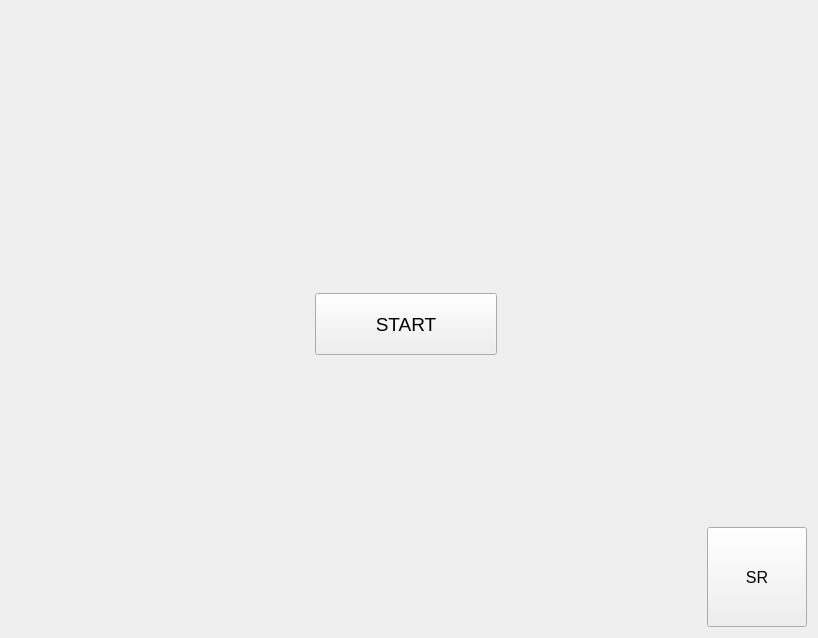
<?xml version="1.0" encoding="UTF-8"?>
<ui version="4.0">
 <class>LoginPage</class>
 <widget class="QWidget" name="LoginPage">
  <property name="geometry">
   <rect>
    <x>0</x>
    <y>0</y>
    <width>818</width>
    <height>638</height>
   </rect>
  </property>
  <property name="windowTitle">
   <string>Form</string>
  </property>
  <layout class="QHBoxLayout" name="horizontalLayout">
   <item>
    <spacer name="verticalSpacer_4">
     <property name="orientation">
      <enum>Qt::Vertical</enum>
     </property>
     <property name="sizeHint" stdset="0">
      <size>
       <width>100</width>
       <height>613</height>
      </size>
     </property>
    </spacer>
   </item>
   <item>
    <spacer name="horizontalSpacer_4">
     <property name="orientation">
      <enum>Qt::Horizontal</enum>
     </property>
     <property name="sizeHint" stdset="0">
      <size>
       <width>178</width>
       <height>20</height>
      </size>
     </property>
    </spacer>
   </item>
   <item>
    <layout class="QVBoxLayout" name="verticalLayout_3">
     <item>
      <spacer name="verticalSpacer_2">
       <property name="orientation">
        <enum>Qt::Vertical</enum>
       </property>
       <property name="sizeHint" stdset="0">
        <size>
         <width>20</width>
         <height>203</height>
        </size>
       </property>
      </spacer>
     </item>
     <item>
      <widget class="QStackedWidget" name="stackedWidget">
       <property name="sizePolicy">
        <sizepolicy hsizetype="Fixed" vsizetype="Fixed">
         <horstretch>0</horstretch>
         <verstretch>0</verstretch>
        </sizepolicy>
       </property>
       <property name="minimumSize">
        <size>
         <width>200</width>
         <height>80</height>
        </size>
       </property>
       <property name="maximumSize">
        <size>
         <width>200</width>
         <height>70</height>
        </size>
       </property>
       <property name="currentIndex">
        <number>0</number>
       </property>
       <widget class="QWidget" name="page">
        <layout class="QVBoxLayout" name="verticalLayout">
         <item>
          <widget class="QPushButton" name="StartButton">
           <property name="sizePolicy">
            <sizepolicy hsizetype="Expanding" vsizetype="Expanding">
             <horstretch>0</horstretch>
             <verstretch>0</verstretch>
            </sizepolicy>
           </property>
           <property name="font">
            <font>
             <pointsize>14</pointsize>
            </font>
           </property>
           <property name="text">
            <string>START</string>
           </property>
          </widget>
         </item>
        </layout>
       </widget>
       <widget class="QWidget" name="page_2">
        <layout class="QVBoxLayout" name="verticalLayout_2">
         <item>
          <widget class="QLineEdit" name="PwdEdit">
           <property name="sizePolicy">
            <sizepolicy hsizetype="Expanding" vsizetype="Expanding">
             <horstretch>0</horstretch>
             <verstretch>0</verstretch>
            </sizepolicy>
           </property>
           <property name="font">
            <font>
             <pointsize>12</pointsize>
            </font>
           </property>
           <property name="echoMode">
            <enum>QLineEdit::Password</enum>
           </property>
          </widget>
         </item>
        </layout>
       </widget>
      </widget>
     </item>
     <item>
      <spacer name="verticalSpacer">
       <property name="orientation">
        <enum>Qt::Vertical</enum>
       </property>
       <property name="sizeHint" stdset="0">
        <size>
         <width>20</width>
         <height>202</height>
        </size>
       </property>
      </spacer>
     </item>
    </layout>
   </item>
   <item>
    <spacer name="horizontalSpacer_3">
     <property name="orientation">
      <enum>Qt::Horizontal</enum>
     </property>
     <property name="sizeHint" stdset="0">
      <size>
       <width>177</width>
       <height>20</height>
      </size>
     </property>
    </spacer>
   </item>
   <item>
    <layout class="QVBoxLayout" name="verticalLayout_4">
     <item>
      <spacer name="verticalSpacer_3">
       <property name="orientation">
        <enum>Qt::Vertical</enum>
       </property>
       <property name="sizeHint" stdset="0">
        <size>
         <width>20</width>
         <height>40</height>
        </size>
       </property>
      </spacer>
     </item>
     <item>
      <widget class="QPushButton" name="pushButton">
       <property name="minimumSize">
        <size>
         <width>100</width>
         <height>100</height>
        </size>
       </property>
       <property name="font">
        <font>
         <pointsize>12</pointsize>
        </font>
       </property>
       <property name="text">
        <string>SR</string>
       </property>
      </widget>
     </item>
    </layout>
   </item>
  </layout>
 </widget>
 <resources/>
 <connections/>
</ui>
